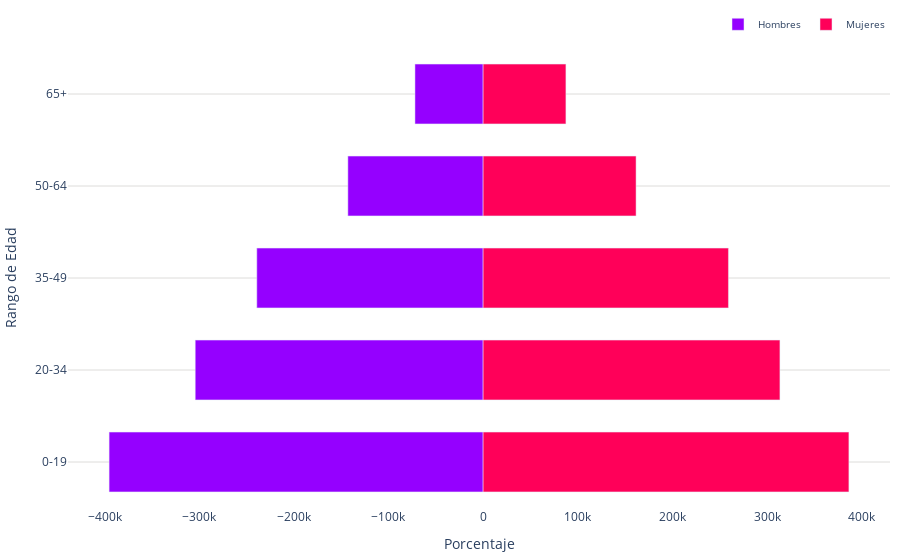

The notebook cell saved with this chart:
### Code cell
def asignar_rango_amplio(id):
    rangos = {range(1, 5): '0-19', range(5, 8): '20-34', range(8, 11): '35-49', range(11, 14): '50-64'} 
    for rango, etiqueta in rangos.items():
        if id in rango:
            return etiqueta
    return '65+' if id > 19 else '65+'

dfs['rango_amplio'] = dfs['id'].apply(asignar_rango_amplio)

# Agrupar y sumar en una línea
datos_agrupados = dfs.groupby('rango_amplio').sum().reset_index()

def create_population_pyramids(df, title, male_col, female_col, age_group_col):
    age_groups = df[age_group_col].tolist()
    men_values = df[male_col].tolist()
    women_values = df[female_col].tolist()

    fig = go.Figure()

    fig.add_trace(go.Bar(
        y=age_groups,
        x=[-value for value in men_values],
        # text=male_data['Population'],  # Etiquetas de cantidad positiva
        name='Hombres',
        orientation='h',
        marker=dict(color='#9500ff'),
        textposition='outside',  # Posición del texto fuera de la barra
    ))

    fig.add_trace(go.Bar(
        y=age_groups,
        x=women_values,  # Coordenadas x invertidas
        # text=female_data['Population'],  # Etiquetas de cantidad positiva
        name='Mujeres',
        orientation='h',
        marker=dict(color='#ff0059'),
        textposition='outside',  # Posición del texto fuera de la barra    
    ))
    
    # Configurar el fondo de la gráfica como transparente
    # fig.update_layout({
    #     'plot_bgcolor': 'rgba(0, 0, 0, 0)',
    #     'paper_bgcolor': 'rgba(0, 0, 0, 0)'
    # })

    # Personalización adicional del gráfico
    fig.update_layout(
        title=title,
        barmode='overlay',
        bargap=0.35,
        xaxis=dict(title='Porcentaje'),
        yaxis=dict(
            title='Rango de Edad', 
            gridcolor='#dddcda', # Color de las líneas que dividen los rangos del eje Y
        ),
        legend=dict(
            font_size=10,
            orientation='h',  # Orientación horizontal de la leyenda
            yanchor='bottom',  # Anclar al borde inferior
            y=1.02,  # Colocar la leyenda justo debajo del gráfico
            xanchor='right',
            x=1
            ),
        
        plot_bgcolor='rgba(0,0,0,0)',  # Color de fondo del gráfico
        margin=dict(l=10, r=10, t=10, b=10)  # Ajusta los márgenes (left, right, top, bottom)
        
    )

    return fig

# Crear y mostrar la pirámide poblacional
create_population_pyramids(datos_agrupados, '', 'hombres', 'mujeres', 'rango_amplio')

### Figure 1 — Plotly figure (JSON) as saved in the notebook; plotly's stock layout.template omitted (floating-point values rounded to 4 significant figures)
{"data": [{"marker": {"color": "#9500ff"}, "name": "Hombres", "orientation": "h", "textposition": "outside", "type": "bar", "x": [-395169, -304183, -239126, -142910, -72032], "y": ["0-19", "20-34", "35-49", "50-64", "65+"]}, {"marker": {"color": "#ff0059"}, "name": "Mujeres", "orientation": "h", "textposition": "outside", "type": "bar", "x": [386435, 313571, 259177, 161579, 87461], "y": ["0-19", "20-34", "35-49", "50-64", "65+"]}], "layout": {"bargap": 0.35, "barmode": "overlay", "legend": {"font": {"size": 10}, "orientation": "h", "x": 1, "xanchor": "right", "y": 1.02, "yanchor": "bottom"}, "margin": {"b": 10, "l": 10, "r": 10, "t": 10}, "plot_bgcolor": "rgba(0,0,0,0)", "title": {"text": ""}, "xaxis": {"title": {"text": "Porcentaje"}}, "yaxis": {"gridcolor": "#dddcda", "title": {"text": "Rango de Edad"}}}}
